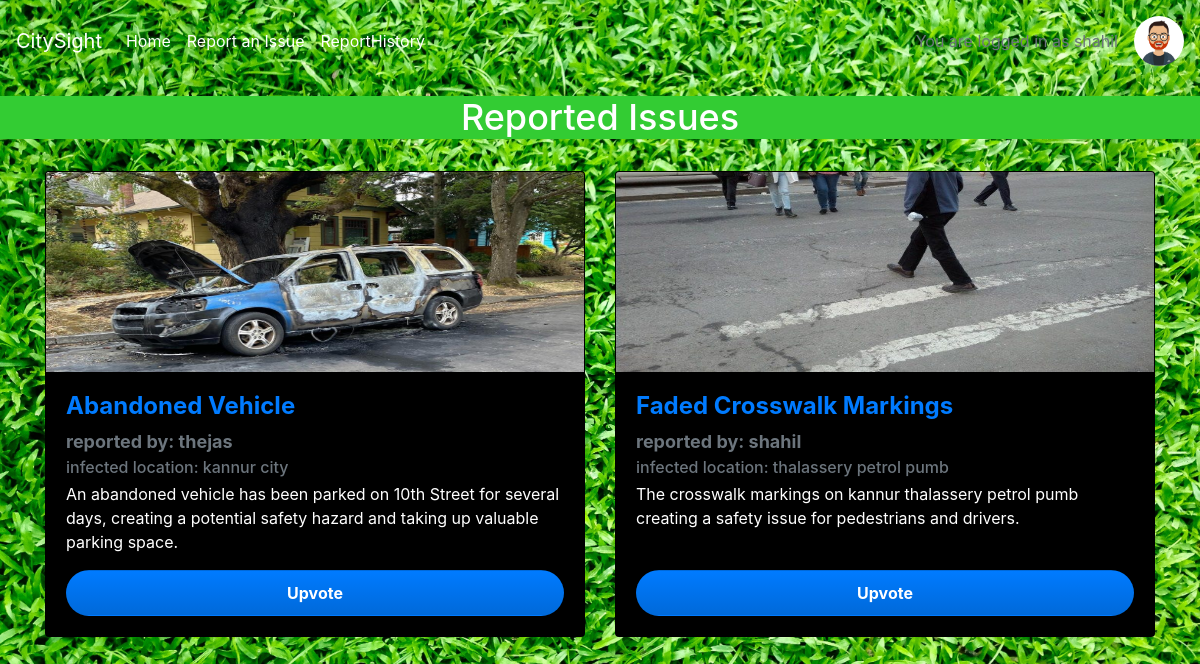
Page / (signed in) on the committed database.
### account/models.py (models this page shows)
class User(AbstractUser):
    phone = models.CharField(
        verbose_name='Contact Number',
        max_length=13,
        blank=True,
        null=True,
        default=''
    )
    user_type = models.CharField(
        choices=(
        ('user','user'),
        ('admin','admin')
        ),
        default='user',
        max_length=10
    )

class UserExtra(models.Model):
    address = models.TextField(
        max_length=1000,
        null=True,
        blank=True
    )
    gender = models.IntegerField(
        choices=(
            (0,'Male'),
            (1,'Female')
        ),
        default=0
    )
    issuer_id=models.ImageField(
        max_length=300,
        upload_to="id proof",
    )
    issuer_image=models.ImageField(
        verbose_name="profile",
        max_length=300,
        upload_to="profile",
    )
    user = models.ForeignKey(
        to=User,
        on_delete=models.CASCADE
    )
    def __str__(self):
        return self.user.username

### user/models.py (models this page shows, shortened)
class Report(models.Model):
    user = models.ForeignKey(
        to=UserExtra,
        on_delete=models.SET_NULL,
        null=True
    )
    issue_title = models.CharField(
        verbose_name="issue_title",
        null=True,
        blank=True,
        max_length=100
    )
    location = models.CharField(
        verbose_name="issue_location",
        max_length=1000,
        null=True,
        blank=True
    )
    description = models.TextField(
        max_length=1000,
        null=True,
        blank=True
    )
    report_date = models.DateTimeField(auto_now_add=True)
    issue_status = models.CharField(
        verbose_name="issue_status",
        choices=(
        ('0','pending'),
        ('1','solved'),
        ('2','closeCase'),
        ('3','rejected')
        ),
        default='0'
        ,
        max_length=1
    )
    issue_image = models.ImageField(
        max_length=300,
        upload_to="Issue image"
    )
    vote_count = models.PositiveIntegerField(default=0)

### user/views.py (the view)
# urls.py: path('',index,name='user_index'),
def index(request):
    if request.user.is_authenticated:
        user_extra = UserExtra.objects.filter(user=request.user).first()
        context = {
            'issues': Report.objects.filter(issue_status='0').order_by('-id'),
            'profile': user_extra.issuer_image if user_extra else None
        }
    else:
        context={
            'issues': Report.objects.filter(issue_status='0').order_by('-id')
        }
    return render(request, 'user/index.html',context)

### user/templates/user/index.html (shortened to what this page needs)
{% extends 'user/shared/base.html' %}
{% block main %}
<head>
</head>
<body style="background-image: url('/media/joo.jpg'); background-size: cover; background-position: center center; background-repeat: no-repeat;">
  <br><br><br><br>
  <h1 style="color: white; background-color: #33CC33; font-size: 36px; text-align: center;">Reported Issues</h1>
<br>
  <div class="container">
   <div class="row">
        {% for issue in issues %}
        <div class="col-sm-6 col-md-6 col-lg-6 col-xl-6 mb-4">
          <div class="card h-100" style="background-color: black; color: white;">
            <img class="card-img-top" src="/media/{{ issue.issue_image }}" alt="Card image cap" style="height: 200px;">
            <div class="card-body d-flex flex-column">
              <h5 class="card-title">{{issue.issue_title}}</h5>
              <h6 class="reported-by">reported by: {{issue.user}}</h6>
              <h6 class="location">infected location: {{ issue.location }}</h6>
              <p class="card-text flex-grow-1">{{ issue.description }}</p>
              {% if user.is_authenticated %}
              <a href="{% url 'upvote' issue.id %}" class="mt-auto btn btn-stylish">Upvote</a>
              {% endif %}
            </div>
          </div>
        </div>
        {% endfor %}
      </div>
    </div>
   </body>
{% endblock main %}

### user/templates/user/shared/nav.html (shortened to what this page needs)
<nav class="navbar navbar-expand-sm navbar-light fixed-top" style="background-image: url('/media/black.jpg')">
    <a class="navbar-brand" href={% url 'user_index' %} style="color: #FFFFFF;">CitySight</a>
    <div class="collapse navbar-collapse" id="collapsibleNavId">
        <ul class="navbar-nav mr-auto mt-2 mt-lg-0">
            <li class="nav-item active">
                <a class="nav-link" href={% url 'home' %} style="color: #FFFFFF;">Home <span class="sr-only">(current)</span></a>
            </li>
            {% if user.is_authenticated %}
            <li class="nav-item">
                <a class="nav-link" href={% url 'user_report' %} style="color: #FFFFFF;">Report an Issue</a>
            </li>
            <li class="nav-item">
                <a class="nav-link" href={% url 'history' %} style="color: #FFFFFF;">ReportHistory</a>
            </li>
            {% endif %}
        </ul>
        {% if user.is_authenticated  %}
         <form class="form-inline my-2 my-log-0">
          <span class="text-secondary mx-3" style="color: #FFFFFF;">You are logged in as {{user}}</span>
            {% if profile %}
            <a href="{% url 'profile' %}"><img src="/media/{{profile}}" alt="{{ user.username }}" class="rounded-circle" width="50" height="50"></a>
            {% endif %}
       {% else %}
         <a class="btn btn-outline-primary my-2 my-sm-0" href={% url 'account_signin' %}>Sign in</a>
         &nbsp;
         <a class="btn btn-outline-primary my-2 my-sm-0" href={% url 'account_register' %}>Sign up</a>
        {% endif %}
    </form>
</div>
</nav>

### user/templates/user/index.html (style rules this page uses)
.card-title { color: #007bff; font-size: 24px; font-weight: bold; margin-bottom: 10px; }
.reported-by { color: #6c757d; font-size: 18px; font-weight: bold; margin-bottom: 5px; }
.location { color: #6c757d; font-size: 16px; margin-bottom: 5px; }
.btn-stylish { background-image: linear-gradient(to bottom, #007bff, #0069d9); border-radius: 30px; padding: 10px 30px; color: #fff; font-weight: bold; text-decoration: none; transition: all 0.3s ease-in-out; }

### rows in the picture
User: username "shahil"
UserExtra: issuer_image (picture)
Report: issue_image (picture), issue_title "Abandoned Vehicle", user "thejas", location "kannur city", description "An abandoned vehicle has been parked on 10th Street for several days, creating a potential safety hazard and taking up valuable parking space."
Report: issue_image (picture), issue_title "Faded Crosswalk Markings", user "shahil", location "thalassery petrol pumb", description "The crosswalk markings on kannur thalassery petrol pumb creating a safety issue for pedestrians and drivers."
